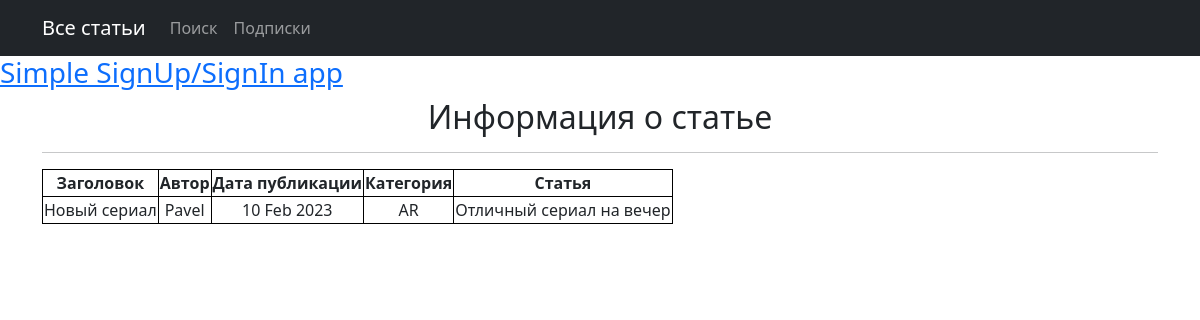
Page /news/23 on the committed database.
### newapp/models.py (models this page shows, shortened)
class Post(models.Model):
    author = models.ForeignKey(Author, on_delete=models.CASCADE)
    NEWS = 'NW'
    ARTICLE = 'AR'
    CATEGORY_CHOICES = (
        (NEWS, 'Новость'),
        (ARTICLE, 'Статья')
    )
    categoryType = models.CharField(max_length=2, choices=CATEGORY_CHOICES, default=ARTICLE)
    dateCreation = models.DateTimeField(auto_now_add=True)
    postCategory = models.ManyToManyField(Category, through='PostCategory')
    title = models.CharField(max_length=128)
    text = models.TextField()
    rating = models.SmallIntegerField(default=0)

class Author(models.Model):
    authorUser = models.OneToOneField(User, on_delete=models.CASCADE)
    ratingAuthor = models.SmallIntegerField(default=0)
    def __str__(self):
        return f'{self.authorUser}'

### newapp/views.py (the view)
# urls.py: path('<int:pk>', PostDetailView.as_view(), name='news_detail'),
class PostDetailView(DetailView):
    model = Post
    template_name = 'news_detail.html'
    context_object_name = 'news'

### templates/news_detail.html (shortened to what this page needs)
{% extends 'flatpages/default.html' %}
{% block content %}
<h2>Информация о статье</h2>
<hr>
<table>
    <thead>
        <th>Заголовок</th>
        <th>Автор</th>
        <th>Дата публикации</th>
        <th>Категория</th>
        <th>Статья</th>
    </thead>
    <tr>
        <td>{{ news.title }}</td>
        <td>{{ news.author }}</td>
        <td>{{ news.dateCreation | date:'d M Y'}}</td>
        <td>{{ news.categoryType }}</td>
        <td>{{ news.text }}</td>
    </tr>
</table>
{% endblock content %}

### templates/news_detail.html (style rules this page uses)
TABLE { border-collapse: collapse; }
TD, TH { border: 1px solid black; }

### rows in the picture
Post: title "Новый сериал", author "Pavel", dateCreation "10 Feb 2023", categoryType "AR", text "Отличный сериал на вечер"
